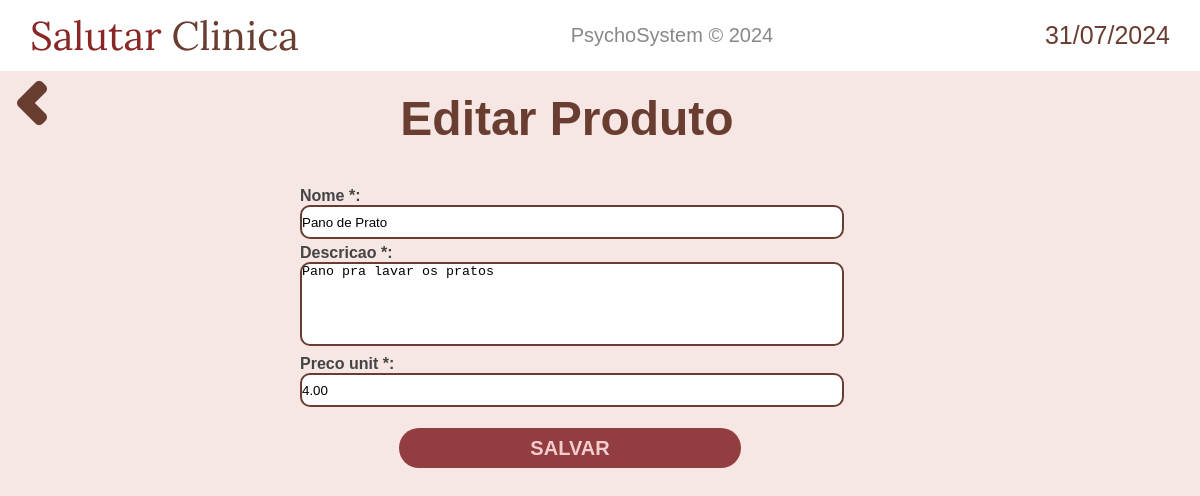
The page /produtos/editar/6 (signed in) on the database its author committed.
### produtos/models.py (models this page shows)
class Produto(models.Model):
    nome = models.CharField(max_length=50)
    descricao = models.TextField()
    preco_unit = models.DecimalField(max_digits=10, decimal_places=2)

### produtos/views.py (the view, shortened to what this page needs)
# urls.py: path('editar/<int:id>', views.editar_produto, name='editar_produto'),
@login_required(login_url='home:login')
def editar_produto(request, id):
    produto = get_object_or_404(Produto, id=id)
    form = ProdutoForm(instance=produto)
    context_ = {
        'data_atual': data_atual,
        'form': form,
        'page_title': 'Cadastro - ',
        'funcionalidade': 'editar',
    }
    return render(request, 'produtos/cadastro.html', context_)

### produtos/forms.py
class ProdutoForm(forms.ModelForm):
    def __init__(self, *args, **kwargs):
        super(ProdutoForm, self).__init__(*args, **kwargs)
        for field_name, field in self.fields.items():
            field.widget.attrs['class'] = 'form-input'
            if field_name == 'descricao':
                field.widget.attrs['class'] = 'form-input campo-descricao'
    class Meta:
        model = Produto
        fields = '__all__'

### produtos/templates/produtos/cadastro.html (shortened to what this page needs)
{% extends 'base.html' %}
{% load static %}
{% block content %}
<div style="display: flex;">
    <a href="{% url 'produtos:display_produtos' %}" class="return-button" style="position: static; margin-right: -130px;"><img src="{% static 'home/imagens/chevron-left.png' %}" alt=""></a>
    {% if funcionalidade == 'cadastrar' %}
        <h2 class="welcome-text">Cadastro de Produto</h2>
    {% else %}
        <h2 class="welcome-text">Editar Produto</h2>
    {% endif %}
</div>
<main>
    <div class="cadastro-container-produtos">
        <form method="post" style="width: 100%; ">
            {% for field in form %}
                <div style="width: 50%; margin: 5px auto;">
                    {% if field.field.required %}
                    <label class="cadastro-label" for="{{ field.id_for_label }}">{{ field.label }} *:</label><br>
                    {{ field }}
                    {% else %}
                    <label class="cadastro-label" for="{{ field.id_for_label }}">{{ field.label }}:</label><br>
                    {{ field }}
                    {% endif %}
                </div>
            {% endfor %}
            <div style="width: 95%; text-align: center; padding: 0; margin: 0;">
                <button type="submit" class="cadastrar-button" style="width: 30%;">SALVAR</button>
            </div>
        </form>
    </div>
</main>
{% endblock content %}

### static/home/css/styles.css (style rules this page uses)
* { margin: 0; padding: 0; }
body { background-color: #f6e6e4;; }
main { display: flex; margin-top: 3%; }
a { text-decoration: none; color: #6a3d31; }
.return-button { background-color: #ffffff00; border: none; cursor: pointer; position: absolute; }
.welcome-text { font-family: sans-serif; font-weight: bold; font-size: 3rem; color: #6a3d31; margin: 0 auto; margin-top: 20px; }

### static/pacientes/css/styles.css (style rules this page uses)
.form-input { border: 2px solid #6a3d31; height: 30px; width: 90%; resize: none; border-radius: 10px; }
.cadastrar-button { background-color: #923d3f; color: #f3cdce; border: none; border-radius: 50px; width: 57%; height: 40px; margin-top: 1rem; font-family: Arial, Helvetica, sans-serif; font-size: 20px; font-weight: bold; transition: 0.3s ease; cursor: pointer; }
.cadastro-label { font-family: Arial, Helvetica, sans-serif; color: #444; font-weight: 600; }

### static/produtos/css/styles.css (style rules this page uses)
.campo-descricao { height: 80px; }
.cadastro-container-produtos { width: 100%; }

### rows shown on the page
Produto: form "Pano de Prato" "Pano pra lavar os pratos" "4.00"

### other values the page prints
{{ data_atual }} "31/07/2024"
{{ field.label }} "Nome" "Descricao" "Preco unit"
